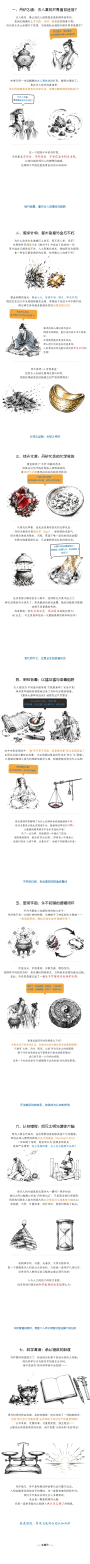
#> input picture examples/alchemy-mercury/水银与长生_古人为何迷信金石炼丹_长图.jpg, 1080 x 18760 px (shown at 1/12 size)
$ python stitch.py out.png '../examples/alchemy-mercury/水银与长生_古人为何迷信金石炼丹_长图.jpg'
#> lines starting #> are read from the running program, lines starting #| are printed output that depends on the picture
#!/usr/bin/env python3
"""Vertically stitch block images: stitch.py OUT.jpg in1.png [in2.png ...]"""
import argparse
import sys
from pathlib import Path

from PIL import Image


def main(argv=None):
    ap = argparse.ArgumentParser(description="Vertically stitch rendered pic-flow blocks")
    ap.add_argument("out", help="output JPG path")
    ap.add_argument("inputs", nargs="+", help="block PNG files in display order")
    args = ap.parse_args(argv)
    out = Path(args.out)
    ins = [Path(p) for p in args.inputs]
    missing = [str(p) for p in ins if not p.is_file()]
    if missing:
        ap.error("input file(s) not found: " + ", ".join(missing))
    try:
        imgs = [Image.open(p).convert("RGB") for p in ins]
#> imgs = 1 item
    except Exception as e:
        ap.error(f"cannot read input image: {e}")
    widths = {i.width for i in imgs}
#> widths = 1 item
    if len(widths) > 1:
        print(f"[stitch][warn] block widths differ: {sorted(widths)}; centering narrower blocks", file=sys.stderr)
    w = max(i.width for i in imgs)
#> w = 1080
    h = sum(i.height for i in imgs)
#> h = 18760
    canvas = Image.new("RGB", (w, h), "#FFFFFF")
#> canvas: PIL image 1080x18760 RGB; every value is 255
    y = 0
    for i in imgs:
        canvas.paste(i, ((w - i.width) // 2, y))
        y += i.height
#> this loop made 1 pass
#> y on pass 1: 18760
#> canvas is the input picture: PIL image 1080x18760 RGB; mean R, G, B 239.7, 238.7, 237.3
#> after the loop, y = 18760
    out.parent.mkdir(parents=True, exist_ok=True)
    canvas.save(out, quality=92)
    canvas.resize((550, round(canvas.height * 550 / w)), Image.LANCZOS).save(
        out.with_name(out.stem + "_preview.jpg"), quality=85)
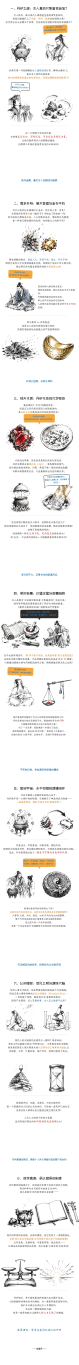
#> saved as out_preview.jpg: PIL image 550x9554 RGB (shown at 1/7 size); mean R, G, B 239.3, 238.3, 237
    print(f"[stitch] {out} {w}x{h} from {len(ins)} blocks")
#| [stitch] out.png 1080x18760 from 1 blocks
    return 0


if __name__ == "__main__":
    sys.exit(main())
#> (the program exits here)

$ run again, on examples/chibi/赤壁之战_长图.jpg
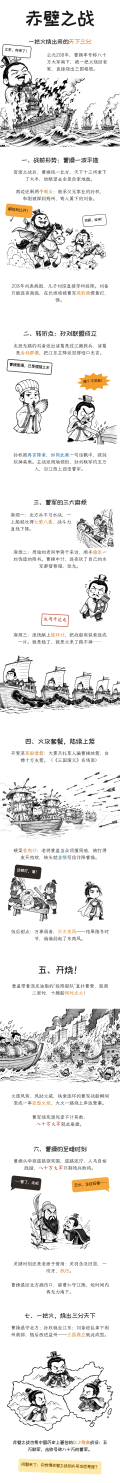
#> input picture examples/chibi/赤壁之战_长图.jpg, 1080 x 13340 px (shown at 1/9 size)
#> imgs = 1 item
#> w = 1080
#> h = 13340
#> canvas: PIL image 1080x13340 RGB; every value is 255
#> the loop in main, `for i in imgs:` made 1 pass
#> y on pass 1: 13340
#> in main, canvas is the input picture: PIL image 1080x13340 RGB; mean R, G, B 231.3, 230.4, 229.2
#> in main, `canvas.resize((550, round(canvas.height * 550 / w)), Image.LANCZOS).sa..`:
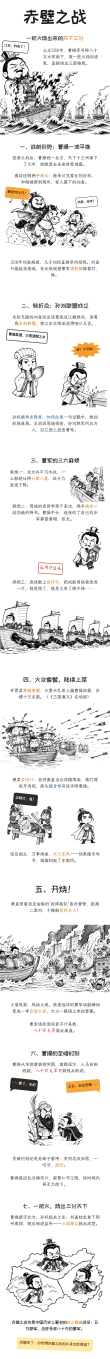
#> saved as out_preview.jpg: PIL image 550x6794 RGB (shown at 1/5 size); mean R, G, B 230.9, 230.1, 228.8
#| [stitch] out.png 1080x13340 from 1 blocks

$ run again, on examples/guren-night/[Canvas]古人晚上八点以后_都在干什么_长图.jpg
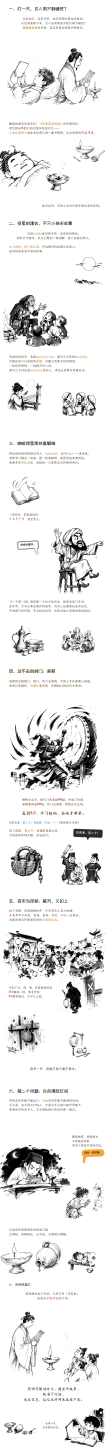
#> input picture examples/guren-night/[Canvas]古人晚上八点以后_都在干什么_长图.jpg, 1080 x 14510 px (shown at 1/10 size)
#> imgs = 1 item
#> w = 1080
#> h = 14510
#> canvas: PIL image 1080x14510 RGB; every value is 255
#> the loop in main, `for i in imgs:` made 1 pass
#> y on pass 1: 14510
#> in main, canvas is the input picture: PIL image 1080x14510 RGB; mean R, G, B 233, 232.7, 232.4
#> in main, `canvas.resize((550, round(canvas.height * 550 / w)), Image.LANCZOS).sa..`:
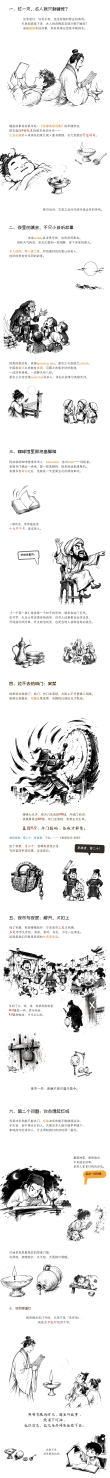
#> saved as out_preview.jpg: PIL image 550x7389 RGB (shown at 1/5 size); mean R, G, B 232.7, 232.4, 232.2
#| [stitch] out.png 1080x14510 from 1 blocks
